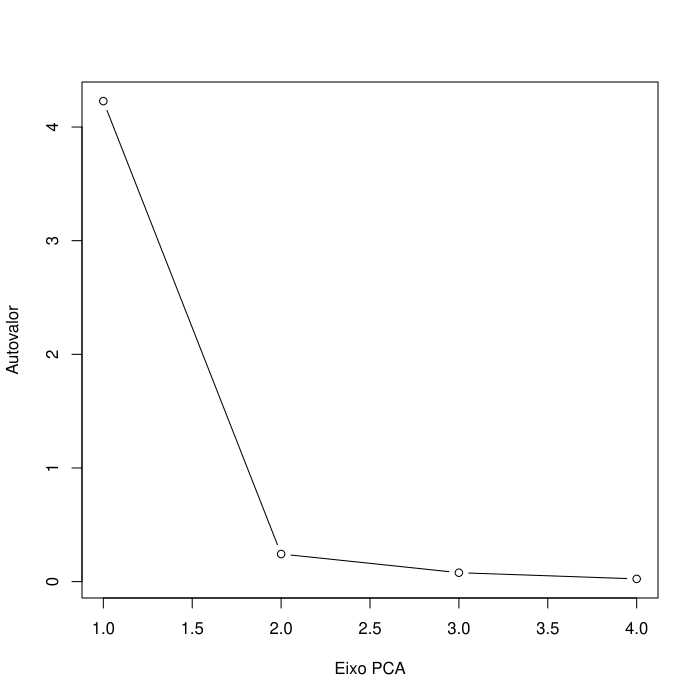

Reproduce this figure in R.
rm(list=ls())
source('myPCA.R')
source('projectPCA.R')
data(iris)
X <- as.matrix(iris[,1:4])

# Apply PCA
pca <- myPCA(X)
plot(c(1,2,3,4), pca$lambda, type='b', xlab='Eixo PCA', ylab='Autovalor')

# 2D plot
proj2D <- projectPCA(X, 2)
plot(proj2D[,1], proj2D[,2], xlim=c(-4,4), ylim=c(-2,2), xlab='PCA1', ylab='PCA2')
